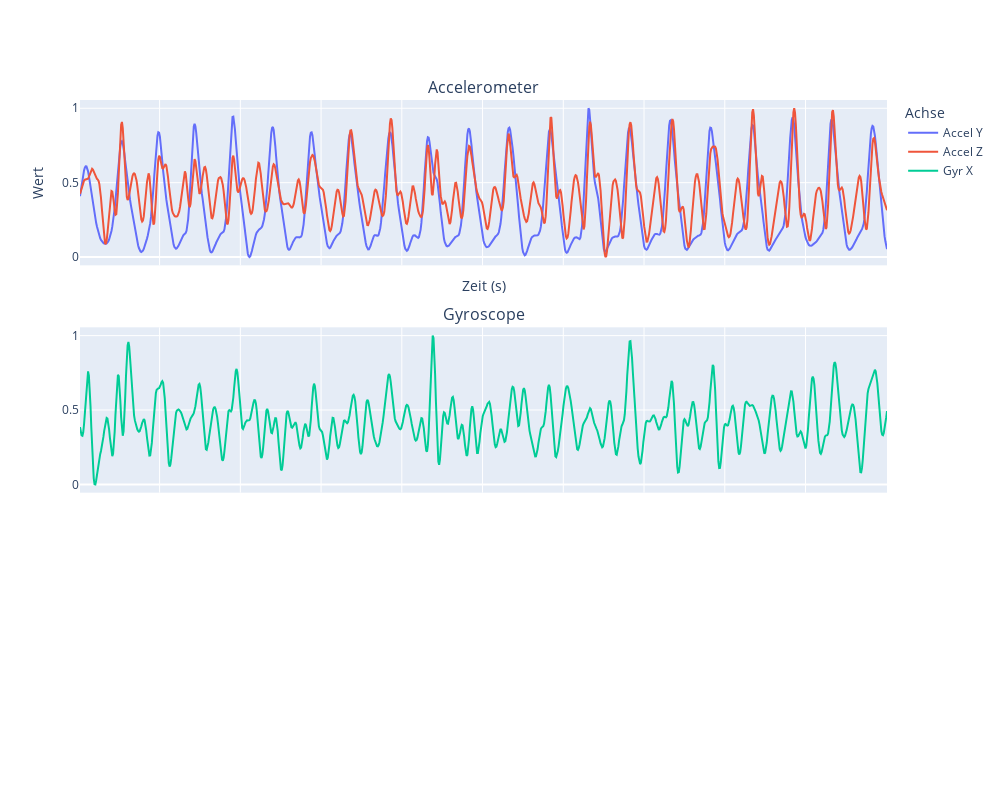

Here is the notebook cell this chart was saved with:
### Code cell
plot_df(normalized_df_j)

### Figure 1 — Plotly figure (JSON) as saved in the notebook; plotly's stock layout.template omitted (floating-point values rounded to 4 significant figures; data arrays with more than 128 entries replaced by an {"elided": "..."} marker saying what was removed)
{"data": [{"name": "Accel Y", "type": "scatter", "x": {"elided": "1001 float values"}, "y": {"elided": "1001 float values"}}, {"name": "Accel Z", "type": "scatter", "x": {"elided": "1001 float values"}, "y": {"elided": "1001 float values"}}, {"marker": {"size": 4}, "name": "Gyr X", "type": "scatter", "x": {"elided": "1001 float values"}, "xaxis": "x2", "y": {"elided": "1001 float values"}, "yaxis": "y2"}], "layout": {"annotations": [{"font": {"size": 16}, "showarrow": false, "text": "Accelerometer", "x": 0.5, "xanchor": "center", "xref": "paper", "y": 1, "yanchor": "bottom", "yref": "paper"}, {"font": {"size": 16}, "showarrow": false, "text": "Gyroscope", "x": 0.5, "xanchor": "center", "xref": "paper", "y": 0.6333, "yanchor": "bottom", "yref": "paper"}], "height": 800, "legend": {"title": {"text": "Achse"}}, "width": 1000, "xaxis": {"anchor": "y", "domain": [0, 1], "matches": "x3", "showticklabels": false, "title": {"text": "Zeit (s)"}}, "xaxis2": {"anchor": "y2", "domain": [0, 1], "matches": "x3", "showticklabels": false}, "xaxis3": {"anchor": "y3", "domain": [0, 1]}, "yaxis": {"anchor": "x", "domain": [0.7333, 1], "title": {"text": "Wert"}}, "yaxis2": {"anchor": "x2", "domain": [0.3667, 0.6333]}, "yaxis3": {"anchor": "x3", "domain": [0, 0.2667]}}}
